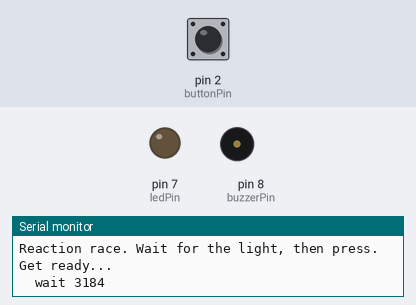
Simulated run of this sketch. Board: Arduino Uno, built with avr-gcc and run on an emulated ATmega328P. On the bench: output pins drawn as LEDs (lit = HIGH), buzzer (waves = sounding), the last lines printed to the serial monitor. Inputs (shaded band) come from the test bench; at power-on: pin 2 (buttonPin) HIGH. Random numbers use the default seed unless the sketch sets one.

Above: at 1.8 s.
1.9 s: pin 2 (buttonPin) pulled LOW for 0.15 s
At 2.1 s:
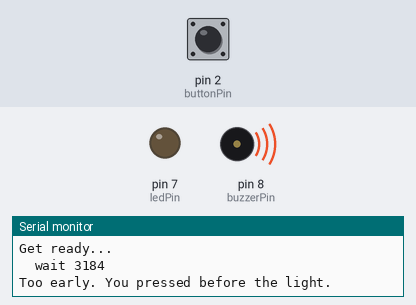
3.8 s: pin 2 (buttonPin) pulled LOW for 3.2 s
At 4.6 s:
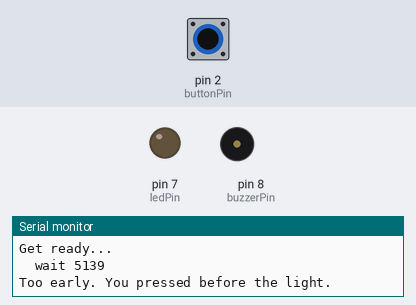
8.5 s: pin 2 (buttonPin) pulled LOW for 1 s
At 8.7 s:
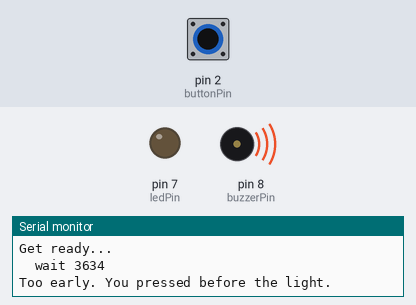
11.0 s: pin 2 (buttonPin) pulsed LOW 2 times (0.12 s each, 0.3 s apart)
At 15.5 s:
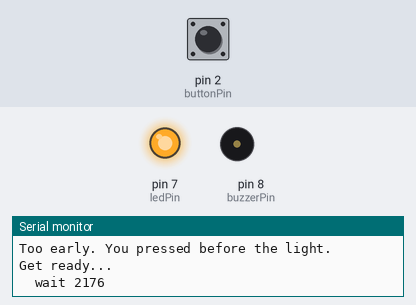
Timing chart, 0 to 17.0 s (numbered marks = the images above; inputs shaded):
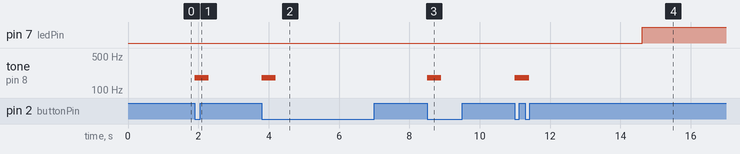

Measured:
- after the input at 1.9 s, tone on pin 8 (buzzerPin): silent → 180 Hz at once, → silent 0.40 s later
- after the input at 3.8 s, tone on pin 8 (buzzerPin): silent → 180 Hz at once, → silent 0.40 s later
- after the input at 8.5 s, tone on pin 8 (buzzerPin): silent → 180 Hz at once, → silent 0.40 s later
- after the input at 11.0 s, tone on pin 8 (buzzerPin): silent → 180 Hz at once, → silent 0.40 s later

The sketch:

b5_06_reaction_race.ino
```cpp
// ==================================================================
//   BAND 5 SWAP  -  REACTION RACE
//   Build this INSTEAD of Simon Says if four buttons and four
//   lights is more wiring than you want to fight with today.
//
//   It teaches every idea Band 5 teaches: your own functions,
//   values handed in and answers handed back, tone, random, and
//   millis instead of delay. With one light and one button.
//
//   WHAT IT DOES
//     The light comes on after a random wait of two to six seconds.
//     Press the button as fast as you can. It prints your time in
//     thousandths of a second, and it keeps your best.
//
//     Press too early and it says so and starts again. Catching
//     that is the interesting part of the sketch.
//
//   WIRING
//     LED long leg b3, short leg b4.
//       Resistor a3 to a1. Wire b1 to pin 7. Wire a4 to minus rail.
//     Button legs in e19, e21, f19, f21.
//       Wire j19 to pin 2. Wire a21 to the minus rail.
//     Buzzer long leg to pin 8, short leg to the minus rail.
//     One wire from the minus rail to a GND pin.
//
//   IF YOUR BUZZER IS THE ACTIVE KIND
//     Run id_01_which_buzzer.ino first if you are not sure.
//     With an active buzzer, tone() cannot change the pitch, so the
//     two sounds below come out the same. The game is unaffected.
//     If you would rather it were silent, delete the two beep lines.
//
//   THE HONEST NUMBER
//     A good human reaction to a light is about 200 to 350
//     thousandths of a second. Under 150 means you guessed rather
//     than reacted, and the sketch cannot tell the difference. Only
//     you know. Write down your real best, not your luckiest.
// ==================================================================

int ledPin = 7;
int buttonPin = 2;
int buzzerPin = 8;

unsigned long best = 0;          // 0 means "no score yet"

bool isPressed() {
  return digitalRead(buttonPin) == LOW;
}

// Wait for the button to be let go, so one press cannot count twice.
void waitForRelease() {
  while (isPressed()) {
    delay(5);
  }
  delay(20);
}

void beep(int pitch, int howLong) {
  tone(buzzerPin, pitch);
  delay(howLong);
  noTone(buzzerPin);
}

// Waits a random time. Hands back false if the player pressed
// during the wait, which is cheating and has to be caught.
// NOTE THE SUBTRACTION. Band 5 Part 7 made a point of writing
// millis() - startedAt < howLong rather than millis() < startedAt
// + howLong, and this is the same rule. The adding version breaks
// once every fifty days when millis wraps back round to zero, and
// it breaks by ending the wait instantly. Use the subtraction
// everywhere, every time, and you never have to think about it.
bool waitWithoutCheating(unsigned long howLong) {
  unsigned long startedAt = millis();
  while (millis() - startedAt < howLong) {
    if (isPressed()) {
      return false;
    }
  }
  return true;
}

// Times one press. Hands back the time in milliseconds, or 0 if
// nobody pressed within ten seconds, so that a badly wired button
// does not leave the board sitting there looking dead.
unsigned long timeOnePress() {
  unsigned long startedAt = millis();
  while (!isPressed()) {
    if (millis() - startedAt > 10000) {
      return 0;
    }
  }
  return millis() - startedAt;
}

void setup() {
  pinMode(ledPin, OUTPUT);
  pinMode(buzzerPin, OUTPUT);
  pinMode(buttonPin, INPUT_PULLUP);
  Serial.begin(9600);
  randomSeed(analogRead(A0));      // A0 must have nothing wired to it
  Serial.println("Reaction race. Wait for the light, then press.");
}

void loop() {
  digitalWrite(ledPin, LOW);
  Serial.println();
  Serial.println("Get ready...");
  delay(1000);

  unsigned long wait = random(2000, 6000);
  Serial.print("  wait ");
  Serial.println(wait);          // Part d asks you to read these

  if (!waitWithoutCheating(wait)) {
    Serial.println("Too early. You pressed before the light.");
    beep(180, 400);
    waitForRelease();
    return;                        // start the round again
  }

  digitalWrite(ledPin, HIGH);
  unsigned long took = timeOnePress();
  digitalWrite(ledPin, LOW);

  if (took == 0) {
    Serial.println("  No press seen in ten seconds.");
    Serial.println("  Test the button on its own with b3_02_serial_watch.ino.");
    delay(1500);
    return;
  }

  Serial.print("  ");
  Serial.print(took);
  Serial.println(" thousandths of a second");

  if (best == 0 || took < best) {
    best = took;
    Serial.println("  NEW BEST");
    beep(880, 150);
    beep(1320, 250);
  } else {
    Serial.print("  best so far ");
    Serial.println(best);
    beep(660, 150);
  }

  waitForRelease();
  delay(1200);
}
```
